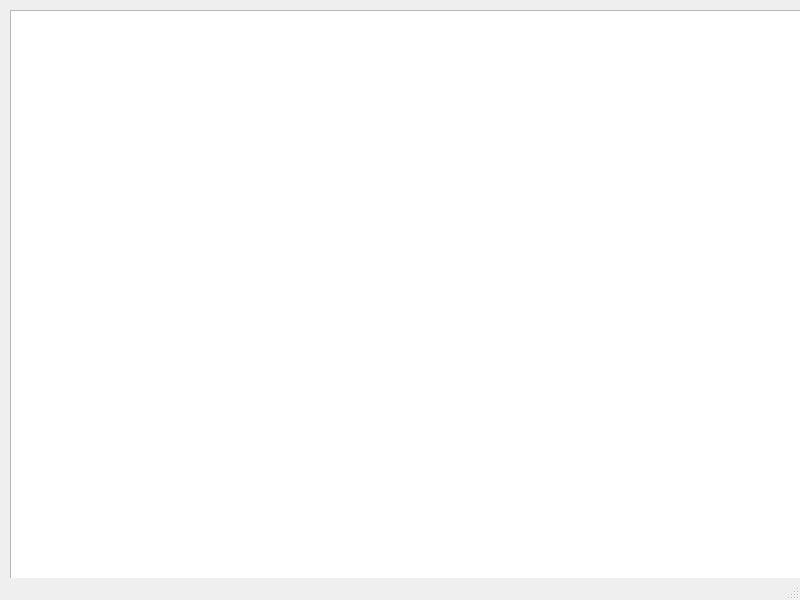
<?xml version="1.0" encoding="UTF-8"?>
<ui version="4.0">
 <class>MainWindow</class>
 <widget class="QMainWindow" name="MainWindow">
  <property name="geometry">
   <rect>
    <x>0</x>
    <y>0</y>
    <width>800</width>
    <height>600</height>
   </rect>
  </property>
  <property name="windowTitle">
   <string>MainWindow</string>
  </property>
  <widget class="QWidget" name="centralwidget">
   <widget class="QGraphicsView" name="gvScene">
    <property name="geometry">
     <rect>
      <x>10</x>
      <y>10</y>
      <width>800</width>
      <height>600</height>
     </rect>
    </property>
    <property name="autoFillBackground">
     <bool>false</bool>
    </property>
    <property name="interactive">
     <bool>true</bool>
    </property>
   </widget>
  </widget>
  <widget class="QMenuBar" name="menubar">
   <property name="geometry">
    <rect>
     <x>0</x>
     <y>0</y>
     <width>800</width>
     <height>21</height>
    </rect>
   </property>
  </widget>
  <widget class="QStatusBar" name="statusbar"/>
 </widget>
 <resources/>
 <connections/>
</ui>
